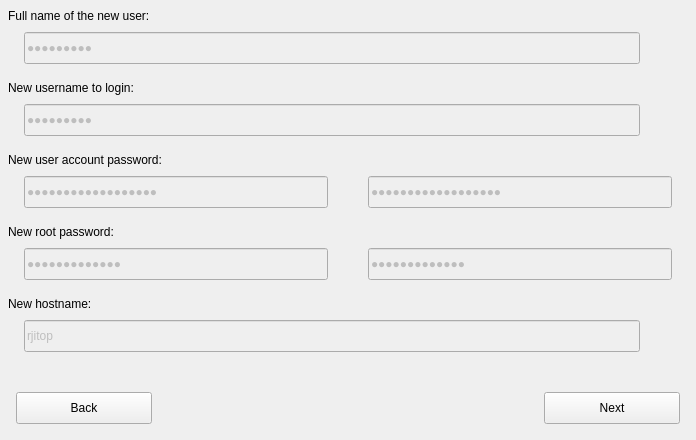
     <widget class="QWidget" name="installpanel" native="true">
      <property name="geometry">
       <rect>
        <x>1</x>
        <y>1344</y>
        <width>696</width>
        <height>440</height>
       </rect>
      </property>
      <property name="autoFillBackground">
       <bool>true</bool>
      </property>
      <widget class="QLabel" name="label_8">
       <property name="geometry">
        <rect>
         <x>8</x>
         <y>0</y>
         <width>680</width>
         <height>32</height>
        </rect>
       </property>
       <property name="text">
        <string>Full name of the new user:</string>
       </property>
      </widget>
      <widget class="QLabel" name="label_10">
       <property name="geometry">
        <rect>
         <x>8</x>
         <y>72</y>
         <width>680</width>
         <height>32</height>
        </rect>
       </property>
       <property name="text">
        <string>New username to login:</string>
       </property>
      </widget>
      <widget class="QLabel" name="label_11">
       <property name="geometry">
        <rect>
         <x>8</x>
         <y>144</y>
         <width>680</width>
         <height>32</height>
        </rect>
       </property>
       <property name="text">
        <string>New user account password:</string>
       </property>
      </widget>
      <widget class="QLabel" name="label_12">
       <property name="geometry">
        <rect>
         <x>8</x>
         <y>216</y>
         <width>680</width>
         <height>32</height>
        </rect>
       </property>
       <property name="text">
        <string>New root password:</string>
       </property>
      </widget>
      <widget class="QLabel" name="label_13">
       <property name="geometry">
        <rect>
         <x>8</x>
         <y>288</y>
         <width>680</width>
         <height>32</height>
        </rect>
       </property>
       <property name="text">
        <string>New hostname:</string>
       </property>
      </widget>
      <widget class="QPushButton" name="installback">
       <property name="geometry">
        <rect>
         <x>16</x>
         <y>392</y>
         <width>136</width>
         <height>32</height>
        </rect>
       </property>
       <property name="cursor">
        <cursorShape>PointingHandCursor</cursorShape>
       </property>
       <property name="text">
        <string>Back</string>
       </property>
      </widget>
      <widget class="QPushButton" name="installnext">
       <property name="enabled">
        <bool>true</bool>
       </property>
       <property name="geometry">
        <rect>
         <x>544</x>
         <y>392</y>
         <width>136</width>
         <height>32</height>
        </rect>
       </property>
       <property name="cursor">
        <cursorShape>PointingHandCursor</cursorShape>
       </property>
       <property name="acceptDrops">
        <bool>false</bool>
       </property>
       <property name="text">
        <string>Next</string>
       </property>
      </widget>
      <widget class="QLineEdit" name="fullname">
       <property name="enabled">
        <bool>false</bool>
       </property>
       <property name="geometry">
        <rect>
         <x>24</x>
         <y>32</y>
         <width>616</width>
         <height>32</height>
        </rect>
       </property>
       <property name="acceptDrops">
        <bool>false</bool>
       </property>
       <property name="text">
        <string>systemdbg</string>
       </property>
       <property name="maxLength">
        <number>80</number>
       </property>
       <property name="echoMode">
        <enum>QLineEdit::Password</enum>
       </property>
      </widget>
      <widget class="QLabel" name="usernamepipe">
       <property name="geometry">
        <rect>
         <x>647</x>
         <y>108</y>
         <width>26</width>
         <height>24</height>
        </rect>
       </property>
       <property name="pixmap">
        <pixmap resource="pictures.qrc">:/pictures/ok.png</pixmap>
       </property>
       <property name="scaledContents">
        <bool>true</bool>
       </property>
       <property name="alignment">
        <set>Qt::AlignCenter</set>
       </property>
      </widget>
      <widget class="QLabel" name="passwordpipe">
       <property name="geometry">
        <rect>
         <x>335</x>
         <y>180</y>
         <width>26</width>
         <height>24</height>
        </rect>
       </property>
       <property name="pixmap">
        <pixmap resource="pictures.qrc">:/pictures/ok.png</pixmap>
       </property>
       <property name="scaledContents">
        <bool>true</bool>
       </property>
       <property name="alignment">
        <set>Qt::AlignCenter</set>
       </property>
      </widget>
      <widget class="QLabel" name="rootpasswordpipe">
       <property name="geometry">
        <rect>
         <x>335</x>
         <y>252</y>
         <width>26</width>
         <height>24</height>
        </rect>
       </property>
       <property name="pixmap">
        <pixmap resource="pictures.qrc">:/pictures/ok.png</pixmap>
       </property>
       <property name="scaledContents">
        <bool>true</bool>
       </property>
       <property name="alignment">
        <set>Qt::AlignCenter</set>
       </property>
      </widget>
      <widget class="QLabel" name="hostnamepipe">
       <property name="geometry">
        <rect>
         <x>647</x>
         <y>324</y>
         <width>26</width>
         <height>24</height>
        </rect>
       </property>
       <property name="pixmap">
        <pixmap resource="pictures.qrc">:/pictures/ok.png</pixmap>
       </property>
       <property name="scaledContents">
        <bool>true</bool>
       </property>
       <property name="alignment">
        <set>Qt::AlignCenter</set>
       </property>
      </widget>
      <widget class="QLabel" name="usernameerror">
       <property name="geometry">
        <rect>
         <x>647</x>
         <y>107</y>
         <width>26</width>
         <height>26</height>
        </rect>
       </property>
       <property name="pixmap">
        <pixmap resource="pictures.qrc">:/pictures/error.png</pixmap>
       </property>
       <property name="scaledContents">
        <bool>true</bool>
       </property>
       <property name="alignment">
        <set>Qt::AlignCenter</set>
       </property>
      </widget>
      <widget class="QLabel" name="passworderror">
       <property name="geometry">
        <rect>
         <x>335</x>
         <y>179</y>
         <width>26</width>
         <height>26</height>
        </rect>
       </property>
       <property name="pixmap">
        <pixmap resource="pictures.qrc">:/pictures/error.png</pixmap>
       </property>
       <property name="scaledContents">
        <bool>true</bool>
       </property>
       <property name="alignment">
        <set>Qt::AlignCenter</set>
       </property>
      </widget>
      <widget class="QLabel" name="rootpassworderror">
       <property name="geometry">
        <rect>
         <x>335</x>
         <y>251</y>
         <width>26</width>
         <height>26</height>
        </rect>
       </property>
       <property name="pixmap">
        <pixmap resource="pictures.qrc">:/pictures/error.png</pixmap>
       </property>
       <property name="scaledContents">
        <bool>true</bool>
       </property>
       <property name="alignment">
        <set>Qt::AlignCenter</set>
       </property>
      </widget>
      <widget class="QLabel" name="hostnameerror">
       <property name="geometry">
        <rect>
         <x>647</x>
         <y>323</y>
         <width>26</width>
         <height>26</height>
        </rect>
       </property>
       <property name="pixmap">
        <pixmap resource="pictures.qrc">:/pictures/error.png</pixmap>
       </property>
       <property name="scaledContents">
        <bool>true</bool>
       </property>
       <property name="alignment">
        <set>Qt::AlignCenter</set>
       </property>
      </widget>
      <widget class="QLineEdit" name="username">
       <property name="enabled">
        <bool>false</bool>
       </property>
       <property name="geometry">
        <rect>
         <x>24</x>
         <y>104</y>
         <width>616</width>
         <height>32</height>
        </rect>
       </property>
       <property name="acceptDrops">
        <bool>false</bool>
       </property>
       <property name="text">
        <string>systemdbg</string>
       </property>
       <property name="maxLength">
        <number>32</number>
       </property>
       <property name="echoMode">
        <enum>QLineEdit::Password</enum>
       </property>
      </widget>
      <widget class="QLineEdit" name="hostname">
       <property name="enabled">
        <bool>false</bool>
       </property>
       <property name="geometry">
        <rect>
         <x>24</x>
         <y>320</y>
         <width>616</width>
         <height>32</height>
        </rect>
       </property>
       <property name="acceptDrops">
        <bool>false</bool>
       </property>
       <property name="text">
        <string>rjitop</string>
       </property>
       <property name="maxLength">
        <number>64</number>
       </property>
      </widget>
      <widget class="QLineEdit" name="password1">
       <property name="enabled">
        <bool>false</bool>
       </property>
       <property name="geometry">
        <rect>
         <x>24</x>
         <y>176</y>
         <width>304</width>
         <height>32</height>
        </rect>
       </property>
       <property name="acceptDrops">
        <bool>false</bool>
       </property>
       <property name="text">
        <string>Vmubuntu#Rjwa@0591</string>
       </property>
       <property name="maxLength">
        <number>35</number>
       </property>
       <property name="echoMode">
        <enum>QLineEdit::Password</enum>
       </property>
      </widget>
      <widget class="QLineEdit" name="password2">
       <property name="enabled">
        <bool>false</bool>
       </property>
       <property name="geometry">
        <rect>
         <x>368</x>
         <y>176</y>
         <width>304</width>
         <height>32</height>
        </rect>
       </property>
       <property name="acceptDrops">
        <bool>false</bool>
       </property>
       <property name="text">
        <string>Vmubuntu#Rjwa@0591</string>
       </property>
       <property name="maxLength">
        <number>35</number>
       </property>
       <property name="echoMode">
        <enum>QLineEdit::Password</enum>
       </property>
      </widget>
      <widget class="QLineEdit" name="rootpassword1">
       <property name="enabled">
        <bool>false</bool>
       </property>
       <property name="geometry">
        <rect>
         <x>24</x>
         <y>248</y>
         <width>304</width>
         <height>32</height>
        </rect>
       </property>
       <property name="acceptDrops">
        <bool>false</bool>
       </property>
       <property name="text">
        <string>fznwa#vm0593!</string>
       </property>
       <property name="maxLength">
        <number>35</number>
       </property>
       <property name="echoMode">
        <enum>QLineEdit::Password</enum>
       </property>
      </widget>
      <widget class="QLineEdit" name="rootpassword2">
       <property name="enabled">
        <bool>false</bool>
       </property>
       <property name="geometry">
        <rect>
         <x>368</x>
         <y>248</y>
         <width>304</width>
         <height>32</height>
        </rect>
       </property>
       <property name="acceptDrops">
        <bool>false</bool>
       </property>
       <property name="text">
        <string>fznwa#vm0593!</string>
       </property>
       <property name="maxLength">
        <number>35</number>
       </property>
       <property name="echoMode">
        <enum>QLineEdit::Password</enum>
       </property>
      </widget>
      <widget class="QLabel" name="fullnamepipe">
       <property name="geometry">
        <rect>
         <x>647</x>
         <y>36</y>
         <width>26</width>
         <height>24</height>
        </rect>
       </property>
       <property name="pixmap">
        <pixmap resource="pictures.qrc">:/pictures/ok.png</pixmap>
       </property>
       <property name="scaledContents">
        <bool>true</bool>
       </property>
       <property name="alignment">
        <set>Qt::AlignCenter</set>
       </property>
      </widget>
      <zorder>hostnameerror</zorder>
      <zorder>rootpassworderror</zorder>
      <zorder>passworderror</zorder>
      <zorder>usernameerror</zorder>
      <zorder>hostnamepipe</zorder>
      <zorder>usernamepipe</zorder>
      <zorder>passwordpipe</zorder>
      <zorder>rootpasswordpipe</zorder>
      <zorder>label_8</zorder>
      <zorder>label_10</zorder>
      <zorder>label_11</zorder>
      <zorder>label_12</zorder>
      <zorder>label_13</zorder>
      <zorder>installback</zorder>
      <zorder>installnext</zorder>
      <zorder>username</zorder>
      <zorder>hostname</zorder>
      <zorder>password1</zorder>
      <zorder>password2</zorder>
      <zorder>rootpassword1</zorder>
      <zorder>rootpassword2</zorder>
      <zorder>fullname</zorder>
      <zorder>fullnamepipe</zorder>
     </widget>
